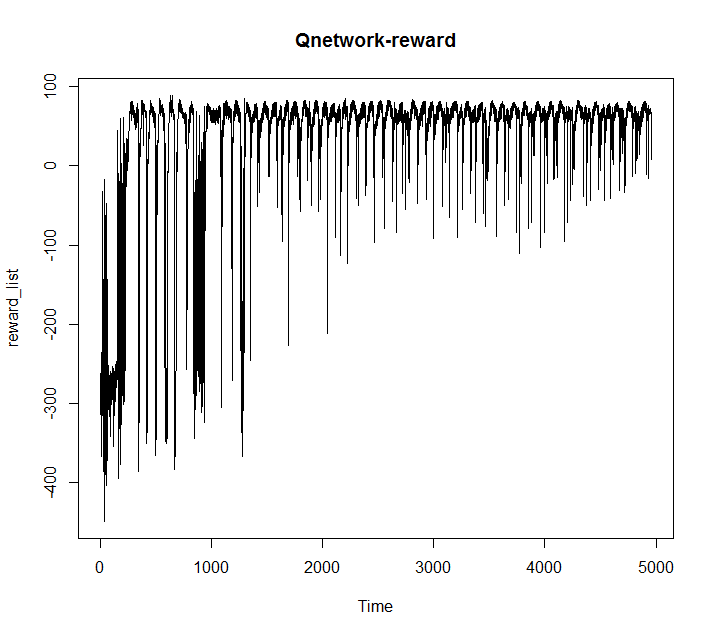

The script that drew this image:



source("nn.bp.R")
source("nn.ff2.R")
source("relu.R")
source("sigm.R")


coord<-function(state){
  re_index<-which(state==1)
  xx<-ceiling(re_index/ 10) ## 행
  yy<-re_index %% 10  ## 열
  yy<-ifelse(yy ==0,10,yy)
  c(xx,yy)
}
move<-function(x,action){
  
  if(action == "left"){
    if(x[2]-1<1){
      x
    }else{
      x[2]<-x[2]-1
      x
    }
  }
  if(action == "right"){
    if(x[2]+1>ncol(stm)){
      x
    }else{
      x[2]<-x[2]+1
      x
    }
  }
  if(action == "up"){
    if(x[1]-1<1){
      x
    }else{
      x[1]<-x[1]-1
      x
    }
  }
  if(action == "down"){
    if(x[1]+1>nrow(stm)){
      x
    }else{
      x[1]<-x[1]+1
      x
    }
  }
  x
}
next_where<-function(index){ 
 zero<-rep(0,100)
 zero[index]<-1
 zero
  
  
}


#######state matrix 
stm<-matrix(1:100,ncol=10,nrow=10,byrow=T)

return_reward<-function(state){
  re_index<-which(state==1)
  
  if(  re_index==100){
    reward<- 100# episode end
    done<-T
  }
  else if(re_index==12 | re_index==14 | re_index==15 |re_index==20|re_index==31|re_index==38|re_index==42|re_index==44|re_index==45     |re_index==50|re_index==61|re_index==66 |re_index==68|re_index==72|re_index==80|re_index==91|re_index==96 ){
    reward<- -5 
    done<-F
  }else{
    reward <- -1
    done<-F
  }
  
  xx<-ceiling(re_index/ 10) ## row
  yy<-re_index %% 10  ## col
  yy<-ifelse(yy ==0,10,yy)
  reward_weight<-sqrt(162)-sqrt((yy-10)^2+(xx-10)^2) #weigthed reward by distance from current state to goal
  reward<-reward+reward_weight*0.05
  c(reward,done)
  
}
action<-c("left","right","down","up")
## 10 x 10  frozen lake problem
# S : start, F : Frozen, H : Hole, G : Goal 
# SFFFF|FFFFF
# FHFHH|FFFFH
# FFFFF|FFFFF
# HFFFF|FFHFF
# FHFHH|FFFFH
# FFFFF|FFFFF
# HFFFF|HFHFF
# FHFFF|FFFFH
# FFFFF|FFFFF
# HFFFF|HFFFG
### initialize neural network

  {
    
    input_dim<-100
    hidden<-c(30)
    output_dim<-4
    size <- c(input_dim, hidden, output_dim)
     activationfun<-"relu"
    output<-"linear"

    momentum<-0
    learningrate_scale<-1
    hidden_dropout = 0
    visible_dropout = 0
    numepochs = 10
    learningrate<-0.1
    
    vW <- list()
    vB <- list()
    W <- list()
    B <- list()
    
    
    
    for (i in 2:length(size)) {
      W[[i - 1]] <- matrix(runif(size[i] * size[i - 1], 
                                 min = -0.1, max = 0.1), c(size[i], size[i - 1]))
      B[[i - 1]] <- runif(size[i], min = -0.1, max = 0.1)
      vW[[i - 1]] <- matrix(rep(0, size[i] * size[i - 1]), 
                            c(size[i], size[i - 1]))
      vB[[i - 1]] <- rep(0, size[i])
    }
    qn1<- list(input_dim = input_dim, output_dim = output_dim, 
               hidden = hidden, size = size, activationfun = activationfun, 
               learningrate = learningrate, momentum = momentum, learningrate_scale = learningrate_scale, 
               hidden_dropout = hidden_dropout, visible_dropout = visible_dropout, 
               output = output, W = W, vW = vW, B = B, vB = vB)
    
  }
  



  init_data<-c(1,rep(0,99))
  dis_f<-0.99
  reward_list<-c()
  final_action_list<-list()
  step_list<-c()
  q_table<-list()
  
  for(i in 1:10000){
    total_r<-0
    episode_done<-0
    da<-diag(100)
    diag(da)<-init_data
    qn1<-nn.ff2(qn1,da)
    step<-1
    action_list<-NULL
    st<-c(1,1)
    
    
  while(episode_done==0){
    
  if(step >1){
   da<-diag(100)
   diag(da)<-next_state
   qn1<-nn.ff2(qn1,da)
   action_index<-which.max(qn1$post[[length(size)]][next_state==1,])
   current_state<-next_state

  }else{
  current_state<-init_data
  action_index<-which.max(qn1$post[[length(size)]][1,])
  }
  
  
  
  ### max step
  if(step == 300){
  cat("\final location")
  print(coord(next_state))
  ad<-apply(nn.ff2(qn1,diag(100))$post[[3]],1,which.max);ad
  print(matrix(action[ad],ncol=10,byrow=T))
  step_list<-c(step_list,step)
  final_action_list[[i]]<-action_list
  reward_list<-c(reward_list,total_r)
  ts.plot(reward_list,main=paste0((reward_list)[length(reward_list)],"-",step,"-",min(step_list)))
  break;

  }

  th<-1/(i/50+10)
  if(runif(1) < th){ ## e-greedy search
  action_index<-sample(1:4,1)
  next_action<-  action[action_index]
  }else{
  next_action<-action[action_index] ### action
  }

  action_list<-c(action_list,next_action)
  st<-move(st,next_action)
  state_index<-stm[st[1],st[2]]
  if(state_index==100){
    # break
  }
  next_state<-next_where(state_index)
  
  #### target value  
  da<-diag(100)
  diag(da)<-next_state
  qn2<-nn.ff2(qn1,da)
  re_ep<-return_reward(next_state) ## get a reward and Whether the episode ends for action(next state)
  qv<-qn2$post[[length(qn2$size)]] 
 
  if(state_index==100){ ## if episonde done
  
    re<-    rep(0,100)
    qv[current_state==1,action_index] <- re_ep[1]
    true_y<-qv
    
  }else{
   re<- rep(0,100)
   qv[current_state==1,action_index] <-  re_ep[1]+ dis_f * max(qv[current_state==1])
   true_y<- qv
  }
  qn1$e<-   true_y-qn1$post[[length(size)]]
  qn1$L[step]<- mean(qn1$e^2)
  
  
  
  ######## qnetwork backpropagation
  qn1<-nn.bp(qn1)

  
  ## totail reward
  total_r<-total_r+re_ep[1] 
  
  ## episode end??
  episode_done<-re_ep[2]
  step<-step+1

  if(episode_done==1){
    
    cat("\n",i," epsode-",step)
    ad<-apply(nn.ff2(qn1,diag(100))$post[[3]],1,which.max);ad
    q_table[[i]]<-matrix(action[ad],ncol=10,byrow=T)
    
    cat("\final location")
    print(coord(next_state))
    print(matrix(action[ad],ncol=10,byrow=T))
    
    step_list<-c(step_list,step)
    final_action_list[[i]]<-action_list
    reward_list<-c(reward_list,total_r)
    
    ts.plot(reward_list,main=paste0((reward_list)[length(reward_list)],"-",step,"-",min(step_list)))
    break;
  }
  
    }
  
  }
  
  ts.plot(step_list,main="step")
  ts.plot(reward_list,main="Qnetwork-reward")
  
